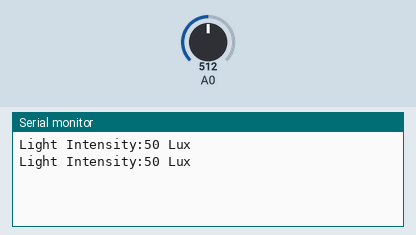
Recording of a sketch running on a simulated Arduino Uno, built with avr-gcc and run on an emulated ATmega328P. On the bench: the last lines printed to the serial monitor. The test bench sets the inputs (shaded band); at power-on: A0 = 512.

Above: at 1.8 s.
1.9 s: A0 set to 716
At 2.6 s:
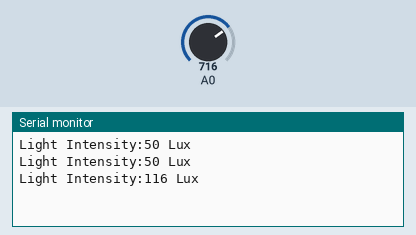
3.4 s: A0 set to 900
At 4.8 s:
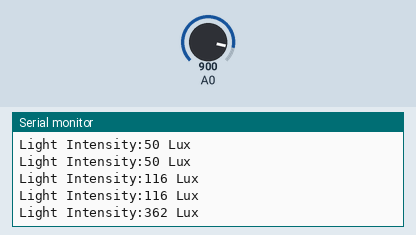
Timing chart, 0 to 6.4 s (numbered marks = the images above; inputs shaded):
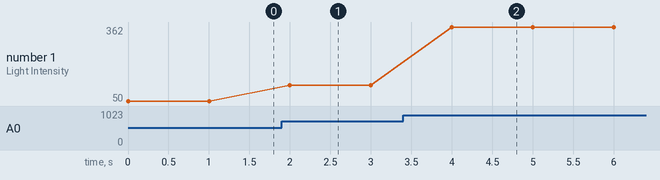

The sketch:

Practica_Inicio9_Luxometro.ino
```cpp
/*
Descripción:
Se trata de simular un luxómetro.
AUTOR: RETBOT
*/


// Practica 9. Luxometro sencillo Lux = 500/ResistenciaLDR
double Light (int RawADC0)
{
double Vout=RawADC0*0.0048828125;
int lux=500/(10*((5-Vout)/Vout));//use esta ecuación si el LDR está en la parte superior del divisor
//int lux=(2500/Vout-500)/10;
return lux;
}
void setup() {
Serial.begin(9600);
}
void loop() {
Serial.print("Light Intensity:");
Serial.print(int(Light(analogRead(0)))); //pin A0
Serial.println(" Lux");
delay(1000);
}
//AUTOR: RETBOT 
```

Measured:
- after the input at 1.9 s, the serial monitor: prints a new line after 0.10 s (image 1)
- after the input at 3.4 s, the serial monitor: prints a new line after 0.60 s (image 2)
- plotted number 1: 50 → 116 after the input at 1.9 s, 116 → 362 after the input at 3.4 s
